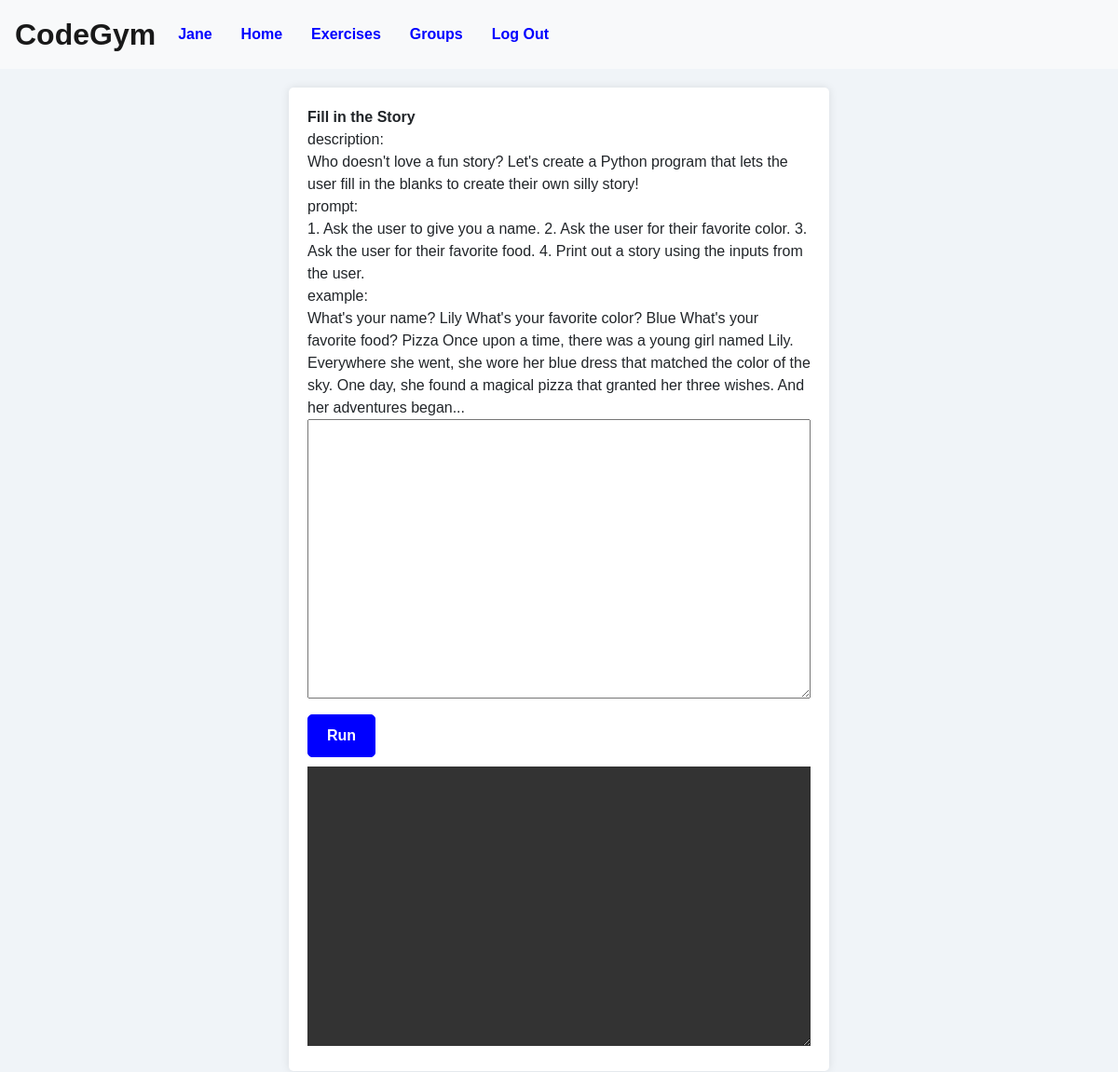
Screenshot of /exercises/2 (signed in) with the database file from the repository.
### CodeGym/models.py (models this page shows)
class User(AbstractUser):
    id = models.AutoField(primary_key=True)
    USER_TYPE_CHOICES = (
        ('HEADMASTER', 'HEADMASTER'),
        ('TUTOR', 'Tutor'),
        ('STUDENT', 'Student'),
    )
    user_type = models.CharField(max_length=10, choices=USER_TYPE_CHOICES, null=False)

class Exercises(models.Model):
    id = models.AutoField(primary_key=True)
    title = models.CharField(max_length=100)
    description = models.CharField(max_length=1000)
    prompt = models.CharField(max_length=1000)
    example = models.CharField(max_length=1000)

### CodeGym/views.py (the view)
# urls.py: path("exercises/<str:exercise_id>", views.exercise, name="exercise"),
def exercise(request, exercise_id):
    exercises = Exercises.objects.get(pk=exercise_id)
    title = exercises.title
    description = exercises.description
    prompt = exercises.prompt
    example = exercises.example
    context = {
        "title": title,
        "description": description,
        "prompt": prompt,
        "example": example
    }
    return render(request, 'CodeGym/exercise.html', context)

### CodeGym/templates/CodeGym/exercise.html (shortened to what this page needs)
{% extends "CodeGym/layout.html" %}
{% block body %}
<body>
    {% if user.is_authenticated %}
    <div class="description-container">
        <strong>{{ title }}</strong><br>
        description: <br>
        {{ description }}<br>
        prompt: <br>
        {{ prompt }}<br>
        example: <br>
        {{ example }}<br>
        <form id="coding", method="post">
            <textarea id="console_in"></textarea><br>
            <button id="runBtn", type="submit">Run</button><br>
            <textarea id="console_out"></textarea>
        </form>
    </div>
    {% endif %}
</body>
{% endblock %}

### CodeGym/templates/CodeGym/layout.html (shortened to what this page needs)
{% load static %}
<!DOCTYPE html>
<html lang="en">
    <head>
        <link rel="stylesheet" href="https://stackpath.bootstrapcdn.com/bootstrap/4.4.1/css/bootstrap.min.css">
        <link href="{% static 'CodeGym/styles.css' %}" rel="stylesheet">
    </head>
    <body>
        <nav class="navbar navbar-expand navbar-light bg-light">
            <a class="navbar-brand" href="#">CodeGym</a>
            <div>
              <ul class="navbar-nav mr-auto">
                {% if user.is_authenticated %}
                    <li class="nav-item">
                        <a class="nav-link" href="{% url 'user' %}"><strong>{{ user }}</strong></a>
                    </li>
                {% endif %}
                <li class="nav-item">
                  <a class="nav-link" href="{% url 'index' %}">Home</a>
                </li>
                {% if user.is_authenticated %}
                    <li class="nav-item">
                        <a class="nav-link" href="{% url 'exercises' %}"><strong>Exercises</strong></a>
                    </li>
                    <li class="nav-item">
                        <a class="nav-link" href="{% url 'groups' %}">Groups</a>
                    </li>
                    <li class="nav-item">
                        <a class="nav-link" href="{% url 'logout' %}">Log Out</a>
                    </li>
                {% endif %}
              </ul>
            </div>
          </nav>
        <div class="body">
            {% block body %}
            {% endblock %}
        </div>
    </body>
</html>

### CodeGym/static/CodeGym/styles.css (style rules this page uses)
body { font-family: 'Arial', sans-serif; background-color: #f0f4f8; }
.navbar { background-color: #3498db; }
.navbar-brand { font-size: 32px; color: blue; font-weight: bold; }
.navbar-nav .nav-item { margin-right: 15px; }
.nav-link { color: blue !important; font-weight: bold; }
.navbar-nav .nav-link { color: blue; }
.body { padding: 20px; }
.description-container { background-color: #ffffff; padding: 20px; border-radius: 5px; box-shadow: 0px 0px 10px rgba(0, 0, 0, 0.1); width: 50%; margin: 0 auto; }
#console_in { width: 100%; height: 300px; resize: vertical; }
#console_out { width: 100%; height: 300px; background-color: #333; color: #fff; border: none; resize: vertical; font-family: "Courier New", monospace; padding: 10px; }
#runBtn { padding: 10px 20px; margin: 10px 0; font-weight: bold; border: 1px solid blue; background-color: blue; color: white; cursor: pointer; border-radius: 5px; font-size: 16px; transition: background-color 0.3s ease; }

### rows the page displays
User: username "Jane"
Exercises: title "Fill in the Story", description "Who doesn't love a fun story? Let's create a Python program that lets the user fill in the blanks to create their own silly story!", prompt "1. Ask the user to give you a name. 2. Ask the user for their favorite color. 3. Ask the user for their favorite food. 4. Print out a story using the inputs from the user.", example "What's your name? Lily What's your favorite color? Blue What's your favorite food? Pizza Once upon a time, there was a young girl named Lily. Everywhere she went, she wore her blue dress that matched the color of the sky. One day, she found a magical pizza that granted her three wishes. And her adventures began..."
